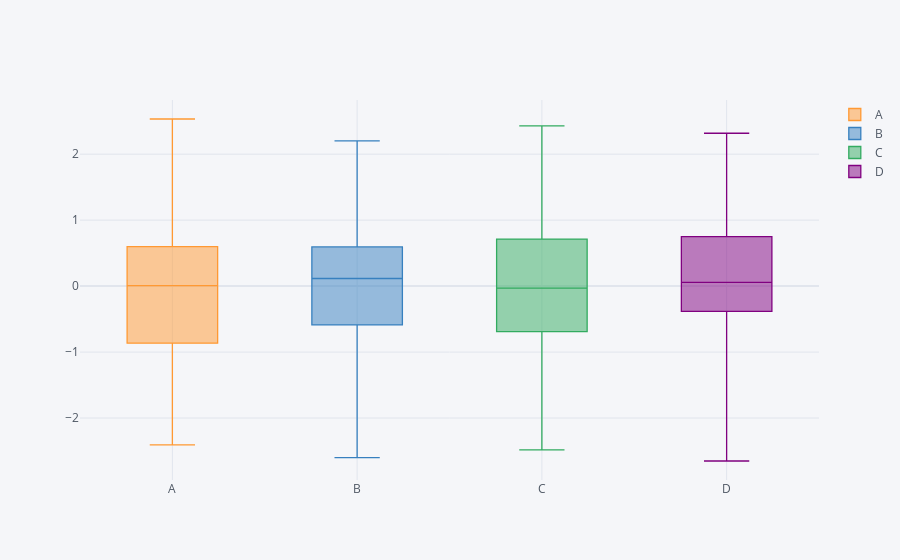

This figure's notebook cell:
### Code cell
configure_plotly_browser_state()
df.iplot(kind='box')
